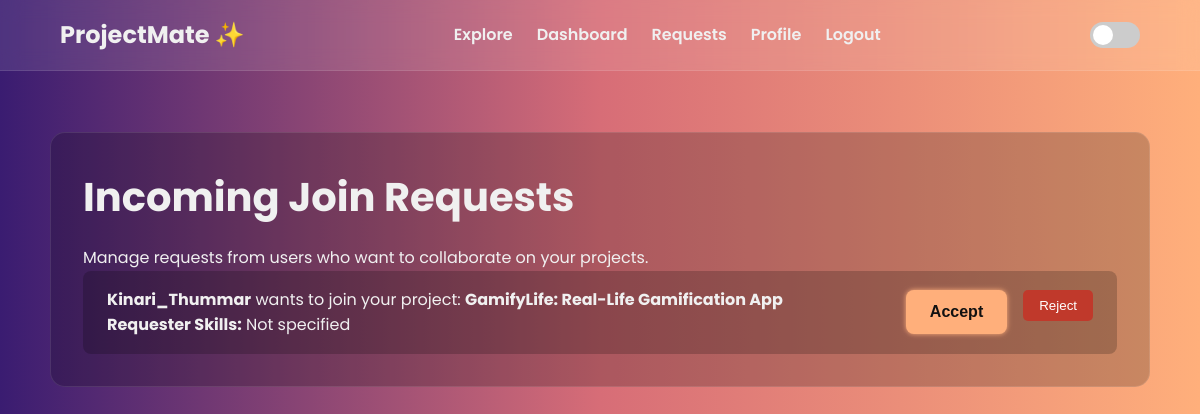
/requests (signed in), run on the app's committed database.
### app.py (models this page shows, shortened)
class JoinRequest(db.Model):
    id = db.Column(db.Integer, primary_key=True)
    requester_id = db.Column(db.Integer, db.ForeignKey('user.id'), nullable=False)
    project_id = db.Column(db.Integer, db.ForeignKey('project.id'), nullable=False)
    status = db.Column(db.String(20), default='pending')

class User(UserMixin, db.Model):
    id = db.Column(db.Integer, primary_key=True)
    username = db.Column(db.String(100), unique=True, nullable=False)
    email = db.Column(db.String(120), unique=True, nullable=True)
    phone_number = db.Column(db.String(20), nullable=True)
    password_hash = db.Column(db.String(200), nullable=False)
    skills = db.Column(db.String(300), default='')
    bio = db.Column(db.String(500), default='')
    social_links = db.Column(db.String(300), default='')
    projects = db.relationship('Project', backref='creator', lazy=True)
    requests_sent = db.relationship('JoinRequest', backref='requester', lazy=True)

class Project(db.Model):
    id = db.Column(db.Integer, primary_key=True)
    title = db.Column(db.String(150), nullable=False)
    purpose = db.Column(db.Text, nullable=False)
    problem_statement = db.Column(db.Text, nullable=False)
    domain = db.Column(db.String(100))
    skills_required = db.Column(db.String(300))
    skills_you_have = db.Column(db.String(300))
    creator_id = db.Column(db.Integer, db.ForeignKey('user.id'), nullable=False)
    requests = db.relationship('JoinRequest', backref='project', lazy=True, cascade="all, delete-orphan")
    collab_room = db.relationship('CollaborationRoom', backref='project', uselist=False, cascade="all, delete-orphan")

### app.py (the view)
@app.route('/requests')
@login_required
def view_requests():
    my_projects_ids = [p.id for p in current_user.projects]
    incoming_requests = JoinRequest.query.filter(
        JoinRequest.project_id.in_(my_projects_ids),
        JoinRequest.status == 'pending'
    ).all()
    return render_template('join_requests.html', requests=incoming_requests)

### app.py (called while the page is built)
@login_manager.user_loader
def load_user(user_id):
    return User.query.get(int(user_id))

### templates/join_requests.html (shortened to what this page needs)
{% extends "base.html" %}
{% block content %}
<div class="container fade-in">
    <h1>Incoming Join Requests</h1>
    <p>Manage requests from users who want to collaborate on your projects.</p>
    <div class="request-list">
        {% for req in requests %}
        <div class="request-card slide-up">
            <div class="request-info">
                <p>
                    <strong>{{ req.requester.username }}</strong> wants to join your project:
                    <strong>{{ req.project.title }}</strong>
                </p>
                <p><strong>Requester Skills:</strong> {{ req.requester.skills or 'Not specified' }}</p>
            </div>
            <div class="request-actions">
                <form action="{{ url_for('handle_request', request_id=req.id, action='accept') }}" method="POST">
                    <button type="submit" class="glowing-btn">Accept</button>
                </form>
                <form action="{{ url_for('handle_request', request_id=req.id, action='reject') }}" method="POST">
                    <button type="submit" class="btn-danger">Reject</button>
                </form>
            </div>
        </div>
        {% else %}
        <p>You have no pending join requests.</p>
        {% endfor %}
    </div>
</div>
{% endblock %}

### static/css/base.css (style rules this page uses)
:root { --bg-gradient-start: #3a1c71; --bg-gradient-mid: #d76d77; --bg-gradient-end: #ffaf7b; --text-color: #f0f0f0; --card-bg: rgba(0, 0, 0, 0.2); --navbar-bg: rgba(255, 255, 255, 0.1); --input-bg: rgba(255, 255, 255, 0.05); --input-border: rgba(255, 255, 255, 0.2); --glow-color: #ffaf7b; --primary-font: 'Poppins', sans-serif; --secondary-font: 'Roboto', sans-serif; }
* { box-sizing: border-box; margin: 0; padding: 0; }
body { font-family: var(--primary-font); color: var(--text-color); background: linear-gradient(to right, var(--bg-gradient-start), var(--bg-gradient-mid), var(--bg-gradient-end)); background-attachment: fixed; line-height: 1.6; transition: background 0.5s ease; }
.container, .form-container { max-width: 1100px; margin: 2rem auto; padding: 2rem; background: var(--card-bg); border-radius: 15px; border: 1px solid rgba(255, 255, 255, 0.1); }
h1, h2, h3 { margin-bottom: 1rem; font-family: var(--primary-font); }
h1 { font-size: 2.5rem; }
.glowing-btn { display: inline-block; width: 100%; padding: 0.8rem 1.5rem; border: none; border-radius: 8px; background: var(--glow-color); color: #111; font-weight: 700; font-size: 1rem; cursor: pointer; text-align: center; text-decoration: none; transition: all 0.3s ease; box-shadow: 0 0 5px var(--glow-color); }
.btn-danger { padding: 0.5rem 1rem; background: #c0392b; color: white; border: none; border-radius: 5px; cursor: pointer; }
.request-list { display: flex; flex-direction: column; gap: 1rem; }
.request-card { display: flex; justify-content: space-between; align-items: center; padding: 1rem 1.5rem; background: var(--card-bg); border-radius: 8px; }
.request-actions { display: flex; gap: 1rem; }
.fade-in { animation: fadeIn 0.8s ease-out forwards; }
.slide-up { animation: slideUp 0.6s ease-out forwards; opacity: 0; transform: translateY(20px); }

### data on the page
JoinRequest: requester.username "Kinari_Thummar", project "GamifyLife: Real-Life Gamification App", requester "Not specified"
